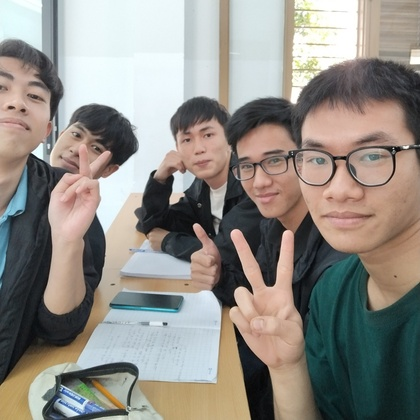
%> input picture Lab1_code/img1.jpg, 420 x 420 px, shrunk from 1279 x 1280 before the run
$ octave a_main.m   (GNU Octave 9; MATLAB toolbox functions it lacks are replaced by stand-ins)
%> lines starting %> are read from the running program, lines starting %| are printed output that depends on the picture
### Lab1_code/bai1a.m
function bai1a(name)
%> called with name = 'img1.jpg'
im = imread(name);
%> im is the input picture: size 420x420x3 uint8; mean R, G, B 145, 140.6, 133.9
gray_img = rgb2gray(im);
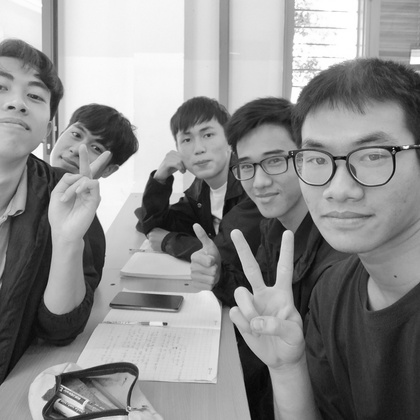
%> gray_img: size 420x420 uint8; min 2, max 255, mean 141.1

figure;
subplot(121); imshow(im); title('Color img');
subplot(122); imshow(gray_img); title('Gray img');

figure;
%Lay mau moi 2 bit
im2bit = downSample(gray_img,2);
subplot(231); imshow(im2bit); title('2 bits sample')

%Lay mau moi 4 bit
im3bit = downSample(gray_img,4);
subplot(232); imshow(im3bit); title('4 bits sample')

%Lay mau moi 8 bits
im4bit = downSample(gray_img,8);

subplot(233); imshow(im4bit); title('8 bits sample')

%Lay mau moi 16 bits
im5bit = downSample(gray_img,16);
subplot(234);
imshow(im5bit); title('16 bits sample')

%Lay mau moi 32 bits
im6bit = downSample(gray_img,32);
subplot(235); imshow(im6bit); title('32 bits sample')

%Lay mau moi 64 bits
im7bit = downSample(gray_img,64);
subplot(236); imshow(im7bit); title('64 bits sample')

end

### Lab1_code/downSample.m
function [out] = downSample(gray_img, scale)
%> called with scale = 2
[col, row] = size(gray_img);
%> col = 420; row = 420
downSampledImg = gray_img(1:scale:end,1:scale:end);

for i=1:col
    for j=1:row
        tmp(i,j) = downSampledImg(ceil(i/scale),ceil(j/scale));
    end
end
out = tmp;
end

### Lab1_code/a_main.m

clc; clearvars;
close all;

name = 'img1.jpg';

bai1a(name);
%> call 2 of downSample, with scale = 4
%> in downSample (call 2), `downSampledImg = gray_img(1:scale:end,1:scale:end);`:
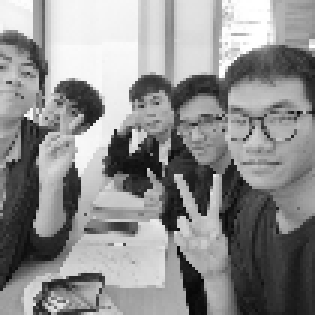
%> downSampledImg: size 105x105 uint8 (shown 3 times larger); min 6, max 255, mean 141.6
%> call 3 of downSample, with scale = 8
%> after the loop in downSample (call 3), `for i=1:col`:
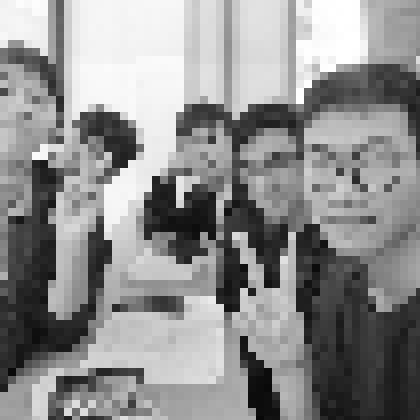
%> tmp: size 420x420 uint8; min 8, max 255, mean 142.5
%> call 4 of downSample, with scale = 16
%> in downSample (call 4), `downSampledImg = gray_img(1:scale:end,1:scale:end);`:
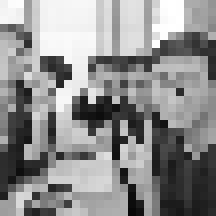
%> downSampledImg: size 27x27 uint8 (shown 8 times larger); min 8, max 255, mean 141.8
%> after the loop in downSample (call 4), `for i=1:col`:
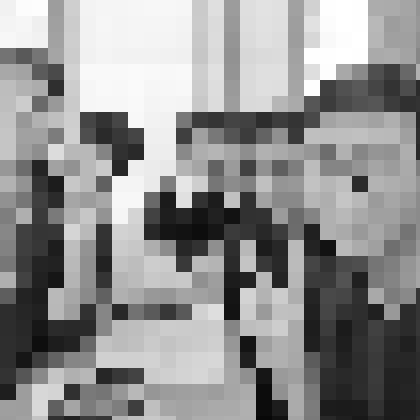
%> tmp: size 420x420 uint8; min 8, max 255, mean 144.1
%> call 5 of downSample, with scale = 32
%> after the loop in downSample (call 5), `for i=1:col`:
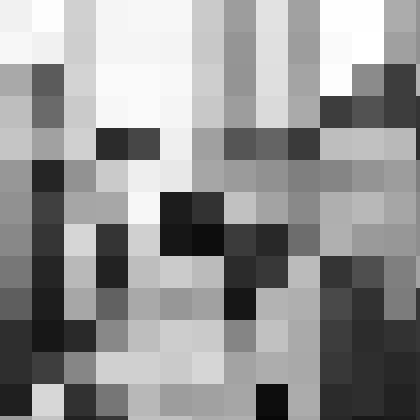
%> tmp: size 420x420 uint8; min 8, max 255, mean 147.2
%> call 6 of downSample, with scale = 64
%> in downSample (call 6), `downSampledImg = gray_img(1:scale:end,1:scale:end);`: downSampledImg = [241 207 246 202 226 254 171; 168 210 250 206 223 253 61; 197 208 69 160 99 189 185; 145 166 247 50 162 174 166; 119 185 189 186 56 51 127; 45 41 190 202 193 60 50; 30 48 184 161 12 42 33]
%> after the loop in downSample (call 6), `for i=1:col`:
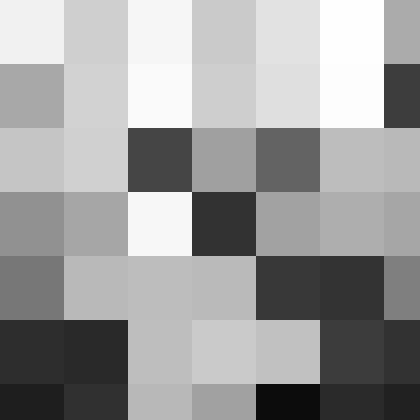
%> tmp: size 420x420 uint8; min 12, max 254, mean 157.3

%bai1b(name);

%bai1c(name);
